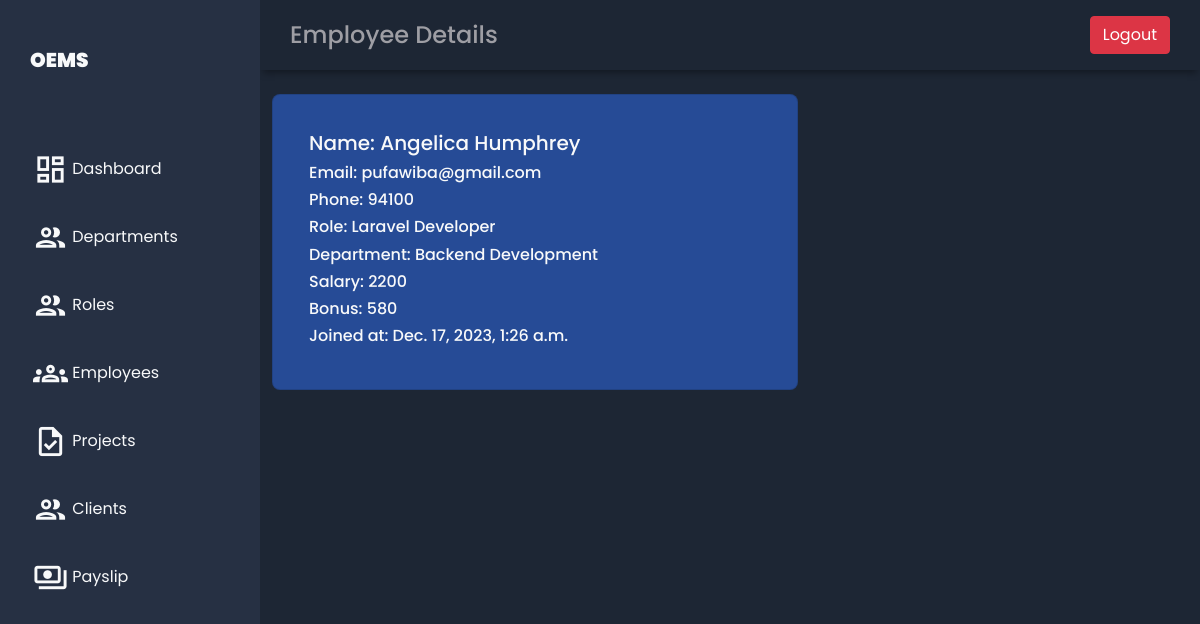
The page /emp_details/6 on the database its author committed.
### emp_app/models.py (models this page shows, shortened)
class Employee(models.Model):
    first_name = models.CharField(max_length=100, null=False)
    last_name = models.CharField(max_length=100)
    email = models.EmailField(max_length=100,blank= True)
    dept = models.ForeignKey(Department, on_delete=models.CASCADE)
    role = models.ForeignKey(Role, on_delete=models.CASCADE, blank=True, null=True)
    salary = models.IntegerField(default=0)
    bonus = models.IntegerField(default=0)
    phone = models.IntegerField(default=0)
    hire_date = models.DateTimeField(blank = True, null = True)

class Role(models.Model):
    role_name = models.CharField(max_length=100)
    def __str__(self):
        return self.role_name

class Department(models.Model):
    dept_name = models.CharField(max_length=100)
    def __str__(self):
        return self.dept_name

### emp_app/views.py (the view)
# urls.py: path('emp_details/<int:emp_id>', emp_details, name="emp_details"),
def emp_details(request,emp_id=0):
    emp = Employee.objects.get(id=emp_id)
    context = {
        'emp': emp,
    }
    return render(request,'employees/emp_details.html',context)

### templates/employees/emp_details.html (shortened to what this page needs)
{% extends "employees/base.html" %}
{% load static %}
{% block header %}Employee Details{% endblock %}
{% block content %}
<link rel="stylesheet" href="{% static '/css/dashboard.css' %}">
<main class="container mt-4 my-3" style="width:550px;">
    <div class="row">
        <div class="col-12">
          <div class="card">
            <div class="card-body text-light">
              <h5>Name: {{emp.first_name}} {{emp.last_name}}</h5>
              <h6>Email: {{emp.email}}</h6>
              <h6>Phone: {{emp.phone}}</h6>
              <h6>Role: {{emp.role}}</h6>
              <h6>Department: {{emp.dept}}</h6>
              <h6>Salary: {{emp.salary}}</h6>
              <h6>Bonus: {{emp.bonus}}</h6>
              <h6>Joined at: {{emp.hire_date}}</h6>
            </div>
          </div>
        </div>
    </div>
</main>
{% endblock %}

### static/css/base.css (style rules this page uses)
body { margin: 0; padding: 0; background-color: #1d2634; color: #9e9ea4; font-family: 'Poppins', sans-serif; }

### static/css/dashboard.css (style rules this page uses)
.card { display: flex; flex-direction: column; justify-content: space-around; padding: 20px; border-radius: 8px; }
.card:first-child { background-color: #264b96; }

### rows shown on the page
Employee: first_name "Angelica", last_name "Humphrey", email "pufawiba@gmail.com", phone "94100", role "Laravel Developer", dept "Backend Development", salary "2200", bonus "580", hire_date "Dec. 17, 2023, 1:26 a.m."
